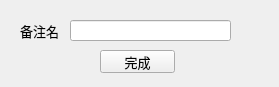
<?xml version="1.0" encoding="UTF-8"?>
<ui version="4.0">
 <class>changeRemark</class>
 <widget class="QWidget" name="changeRemark">
  <property name="geometry">
   <rect>
    <x>0</x>
    <y>0</y>
    <width>279</width>
    <height>87</height>
   </rect>
  </property>
  <property name="font">
   <font>
    <family>黑体</family>
    <pointsize>10</pointsize>
   </font>
  </property>
  <property name="windowTitle">
   <string>Form</string>
  </property>
  <widget class="QPushButton" name="OKPushButton">
   <property name="geometry">
    <rect>
     <x>100</x>
     <y>50</y>
     <width>75</width>
     <height>23</height>
    </rect>
   </property>
   <property name="text">
    <string>完成</string>
   </property>
  </widget>
  <widget class="QLabel" name="label">
   <property name="geometry">
    <rect>
     <x>20</x>
     <y>20</y>
     <width>54</width>
     <height>21</height>
    </rect>
   </property>
   <property name="text">
    <string>备注名</string>
   </property>
  </widget>
  <widget class="QLineEdit" name="lineEdit">
   <property name="geometry">
    <rect>
     <x>70</x>
     <y>20</y>
     <width>161</width>
     <height>21</height>
    </rect>
   </property>
  </widget>
 </widget>
 <resources/>
 <connections/>
</ui>
